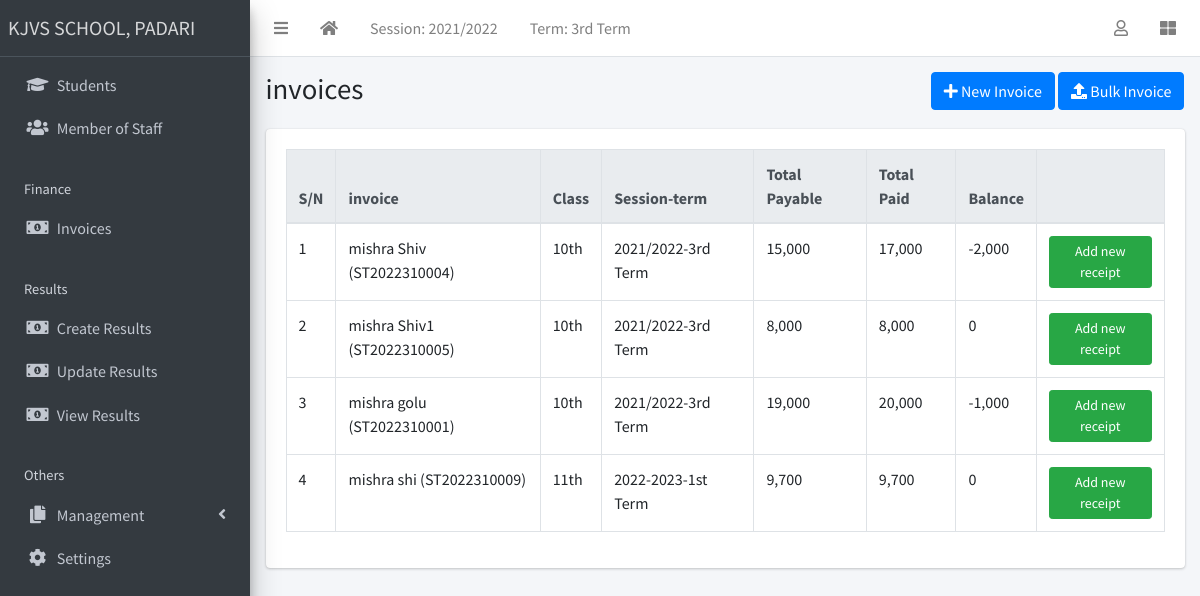
The app's page /finance/list/ (signed in) with its own data.
### apps/corecode/models.py (models this page shows, shortened)
class AcademicSession(models.Model):
    name = models.CharField(max_length=200, unique=True)
    current = models.BooleanField(default=True)
    class Meta:
        ordering = ["-name"]
    def __str__(self):
        return self.name

class AcademicTerm(models.Model):
    name = models.CharField(max_length=20, unique=True)
    current = models.BooleanField(default=True)
    class Meta:
        ordering = ["name"]
    def __str__(self):
        return self.name

class SiteConfig(models.Model):
    key = models.SlugField()
    value = models.CharField(max_length=200)

class StudentClass(models.Model):
    name = models.CharField(max_length=200, unique=True)
    class Meta:
        verbose_name = "Class"
        verbose_name_plural = "Classes"
        ordering = ["name"]
    def __str__(self):
        return self.name

### apps/finance/models.py (models this page shows, shortened)
class Invoice(models.Model):
    student = models.ForeignKey(Student, on_delete=models.CASCADE)
    session = models.ForeignKey(AcademicSession, on_delete=models.CASCADE)
    term = models.ForeignKey(AcademicTerm, on_delete=models.CASCADE)
    class_for = models.ForeignKey(StudentClass, on_delete=models.CASCADE)
    balance_from_previous_term = models.IntegerField(default=0)
    status = models.CharField(
        max_length=20,
        choices=[("active", "Active"), ("closed", "Closed")],
        default="active",
    )
    class Meta:
        ordering = ["student", "term"]
    def __str__(self):
        return f"{self.student}"
    def balance(self):
        payable = self.total_amount_payable()
        paid = self.total_amount_paid()
        return payable - paid
    def amount_payable(self):
        items = InvoiceItem.objects.filter(invoice=self)
        total = 0
        for item in items:
            total += item.amount
        return total
    def total_amount_payable(self):
        return self.balance_from_previous_term + self.amount_payable()
    def total_amount_paid(self):
        receipts = Receipt.objects.filter(invoice=self)
        amount = 0
        for receipt in receipts:
            amount += receipt.amount_paid
        return amount

class InvoiceItem(models.Model):
    invoice = models.ForeignKey(Invoice, on_delete=models.CASCADE)
    description = models.CharField(max_length=200)
    amount = models.IntegerField(default=0)

class Receipt(models.Model):
    invoice = models.ForeignKey(Invoice, on_delete=models.CASCADE)
    amount_paid = models.IntegerField(default=0)
    date_paid = models.DateField(default=timezone.now)
    comment = models.CharField(max_length=200, blank=True)

### apps/students/models.py (models this page shows, shortened)
class Student(models.Model):
    STATUS_CHOICES = [("active", "Active"), ("inactive", "Inactive")]
    GENDER_CHOICES = [("male", "Male"), ("female", "Female")]
    current_status = models.CharField(
        max_length=10, choices=STATUS_CHOICES, default="active"
    )
    registration_number = models.CharField(max_length=200, unique=True)
    surname = models.CharField(max_length=200)
    firstname = models.CharField(max_length=200)
    other_name = models.CharField(max_length=200, blank=True)
    gender = models.CharField(max_length=10, choices=GENDER_CHOICES, default="male")
    date_of_birth = models.DateField(default=timezone.now)
    current_class = models.ForeignKey(
        StudentClass, on_delete=models.SET_NULL, blank=True, null=True
    )
    date_of_admission = models.DateField(default=timezone.now)
    mobile_num_regex = RegexValidator(
        regex="^[0-9]{10,15}$", message="Entered mobile number isn't in a right format!"
    )
    parent_mobile_number = models.CharField(
        validators=[mobile_num_regex], max_length=13, blank=True
    )
    address = models.TextField(blank=True)
    others = models.TextField(blank=True)
    passport = models.ImageField(blank=True, upload_to="students/passports/")
    class Meta:
        ordering = ["surname", "firstname", "other_name"]
    def __str__(self):
        return f"{self.surname} {self.firstname} {self.other_name} ({self.registration_number})"

### apps/finance/views.py (the view)
# urls.py: path("list/", InvoiceListView.as_view(), name="invoice-list"),
class InvoiceListView(LoginRequiredMixin, ListView):
    model = Invoice

### apps/corecode/context_processors.py (called while the page is built)
def site_defaults(request):
    current_session = AcademicSession.objects.get(current=True)
    current_term = AcademicTerm.objects.get(current=True)
    vals = SiteConfig.objects.all()
    contexts = {
        "current_session": current_session.name,
        "current_term": current_term.name,
    }
    for val in vals:
        contexts[val.key] = val.value
    return contexts

### apps/finance/templates/finance/invoice_list.html (shortened to what this page needs)
{% extends 'base.html' %}
{% load humanize %}
{% block title %}invoices{% endblock title %}
{% block breadcrumb %}
<a class="btn btn-primary" href="{% url 'invoice-create' %}"><i
    class="fas fa-plus"></i> New Invoice</a>
<a class="btn btn-primary" href="{% url 'bulk-invoice' %}"><i
    class="fas fa-upload"></i> Bulk Invoice</a>
{% endblock breadcrumb %}
{% block content %}
  <div class="table-responsive">
    <table id="invoicetable" class="table table-bordered table-hover">
      <thead class="thead-light">
        <tr>
          <th>S/N</th>
          <th>invoice</th>
          <th>Class</th>
          <th>Session-term</th>
          <th>Total Payable</th>
          <th>Total Paid</th>
          <th>Balance</th>
          <th></th>
        </tr>
      </thead>
      <tbody>
        {% for invoice in object_list %}
          <tr class='clickable-row' data-href="{% url 'invoice-detail' invoice.id %}">
            <td>{{ forloop.counter}}</td>
            <td>{{ invoice}}</td>
            <td>{{ invoice.class_for}}</td>
            <td>{{ invoice.session}}-{{ invoice.term}}</td>
            <td>{{ invoice.total_amount_payable | intcomma }}</td>
            <td>{{ invoice.total_amount_paid | intcomma }}</td>
            <td>{{ invoice.balance | intcomma }}</td>
            <td><a class="btn btn-success btn-sm"
                href="{% url 'receipt-create' %}?invoice={{ invoice.id }}">Add new
                receipt</a></td>
          </tr>
        {% endfor %}
      </tbody>
    </table>
  </div>
{% endblock content %}

### templates/base.html (shortened to what this page needs)
{% load static %}
<!DOCTYPE html>
<html lang="en">
<head>
  <link rel="stylesheet" href="{% static 'plugins/fontawesome-free/css/all.min.css' %}">
  <link rel="stylesheet" href="{% static 'plugins/toastr/toastr.min.css' %}">
  <link rel="stylesheet"
    href="{% static 'plugins/overlayScrollbars/css/OverlayScrollbars.min.css' %}">
  <link rel="stylesheet" href="{% static 'plugins/Datatables/datatables.min.css' %}" />
  <link rel="stylesheet" href="{% static 'dist/css/adminlte.min.css' %}">
</head>
<body
  class="hold-transition sidebar-mini layout-fixed layout-navbar-fixed layout-footer-fixed">
  <div class="wrapper">
    <nav class="main-header navbar navbar-expand navbar-white navbar-light">
      <ul class="navbar-nav">
        <li class="nav-item">
          <a class="nav-link" data-widget="pushmenu" href="#" role="button"><i
              class="fas fa-bars"></i></a>
        </li>
        <li class="nav-item d-none d-sm-inline-block">
          <a href="{% url 'dashboard' %} " class="nav-link"><i class="fa fa-home"></i></a>
        </li>
        <li class="nav-item d-none d-sm-inline-block">
          <a href="{% url 'current-session' %}" class="nav-link">Session: {{ current_session }}</a>
        </li>
        <li class="nav-item d-none d-sm-inline-block">
          <a href="{% url 'current-session' %}" class="nav-link">Term: {{ current_term }}</a>
        </li>
      </ul>
      <ul class="navbar-nav ml-auto">
        <li class="nav-item dropdown">
          <a class="nav-link" data-toggle="dropdown" href="#">
            <i class="far fa-user"></i>
          </a>
        </li>
        <li class="nav-item">
          <a class="nav-link" data-widget="control-sidebar" data-slide="true"
            href="#" role="button"><i class="fas fa-th-large"></i></a>
        </li>
      </ul>
    </nav>
    <aside class="main-sidebar sidebar-dark-primary elevation-4">
      <a href="{% url 'home' %}" class="brand-link">{{ school_name | default:"MySchool" }}</a>
      <div class="sidebar">
        <nav class="mt-2">
          <ul class="nav nav-pills nav-sidebar flex-column"
            data-widget="treeview" role="menu" data-accordion="false">
            <li class="nav-item">
              <a href="{% url 'student-list' %}" class="nav-link">
                <i class="nav-icon fas fa-graduation-cap"></i>
                <p>
                  Students
                </p>
              </a>
            </li>
            <li class="nav-item">
              <a href="{% url 'staff-list' %}" class="nav-link">
                <i class="nav-icon fas fa-users"></i>
                <p>
                  Member of Staff
                </p>
              </a>
            </li>
            <li class="nav-header">Finance</li>
            <li class="nav-item">
              <a href="{% url 'invoice-list' %}" class="nav-link">
                <i class="nav-icon fas fa-money-bill-alt"></i>
                <p>
                  Invoices
                </p>
              </a>
            </li>
            <li class="nav-header">Results</li>
            <li class="nav-item">
              <a href="{% url 'create-result' %}" class="nav-link">
                <i class="nav-icon fas fa-money-bill-alt"></i>
                <p>
                  Create Results
                </p>
              </a>
            </li>
            <li class="nav-item">
              <a href="{% url 'edit-results' %}" class="nav-link">
                <i class="nav-icon fas fa-money-bill-alt"></i>
                <p>
                  Update Results
                </p>
              </a>
            </li>
            <li class="nav-item">
              <a href="{% url 'view-results' %}" class="nav-link">
                <i class="nav-icon fas fa-money-bill-alt"></i>
                <p>
                  View Results
                </p>
              </a>
            </li>
            <li class="nav-header">Others</li>
            <li class="nav-item has-treeview">
              <a href="#" class="nav-link">
                <i class="nav-icon fas fa-copy"></i>
                <p>
                  Management
                  <i class="fas fa-angle-left right"></i>
                </p>
              </a>
            </li>
            <li class="nav-item">
              <a href="{% url 'configs' %}" class="nav-link">
                <i class="nav-icon fas fa-cog"></i>
                <p>
                  Settings
                </p>
              </a>
            </li>
          </ul>
        </nav>
      </div>
    </aside>
    <div class="content-wrapper">
      <section class="content-header">
        <div class="container-fluid">
          <div class="row mb-1">
            <div class="col-sm-8">
              <h1>{% block title %}{% endblock title %}</h1>
            </div>
            <div class="col-sm-4">
              <ol class="breadcrumb float-sm-right">
                <li class="breadcrumb-item">{% block breadcrumb %}{% endblock breadcrumb %}</li>
              </ol>
            </div>
          </div>
        </div>
      </section>
      <section class="content">
        <div class="container-fluid">
          <div class="row">
            <div class="col-md-12">
              {% block fullcard %}
              <div class="card">
                <div class="card-body">
                  <div class="row">
                    <div class="col">
                      {% block content %}
                      {% endblock content %}
                    </div>
                  </div>
                </div>
              </div>
              {% endblock fullcard %}
            </div>
          </div>
        </div>
      </section>
    </div>
  </div>
</body>
</html>

### records on screen
AcademicSession: name "2021/2022"
AcademicTerm: name "3rd Term"
SiteConfig: value "KJVS SCHOOL, PADARI"
Invoice: student.registration_number "mishra Shiv (ST2022310004)", class_for "10th", session "2021/2022", term "3rd Term", total_amount_payable "15,000", total_amount_paid "17,000", balance "-2,000"
Invoice: student.registration_number "mishra Shiv1 (ST2022310005)", class_for "10th", session "2021/2022", term "3rd Term", total_amount_payable "8,000", total_amount_paid "8,000", balance "0"
Invoice: student.registration_number "mishra golu (ST2022310001)", class_for "10th", session "2021/2022", term "3rd Term", total_amount_payable "19,000", total_amount_paid "20,000", balance "-1,000"
Invoice: student.registration_number "mishra shi (ST2022310009)", class_for "11th", session "2022-2023", term "1st Term", total_amount_payable "9,700", total_amount_paid "9,700", balance "0"
